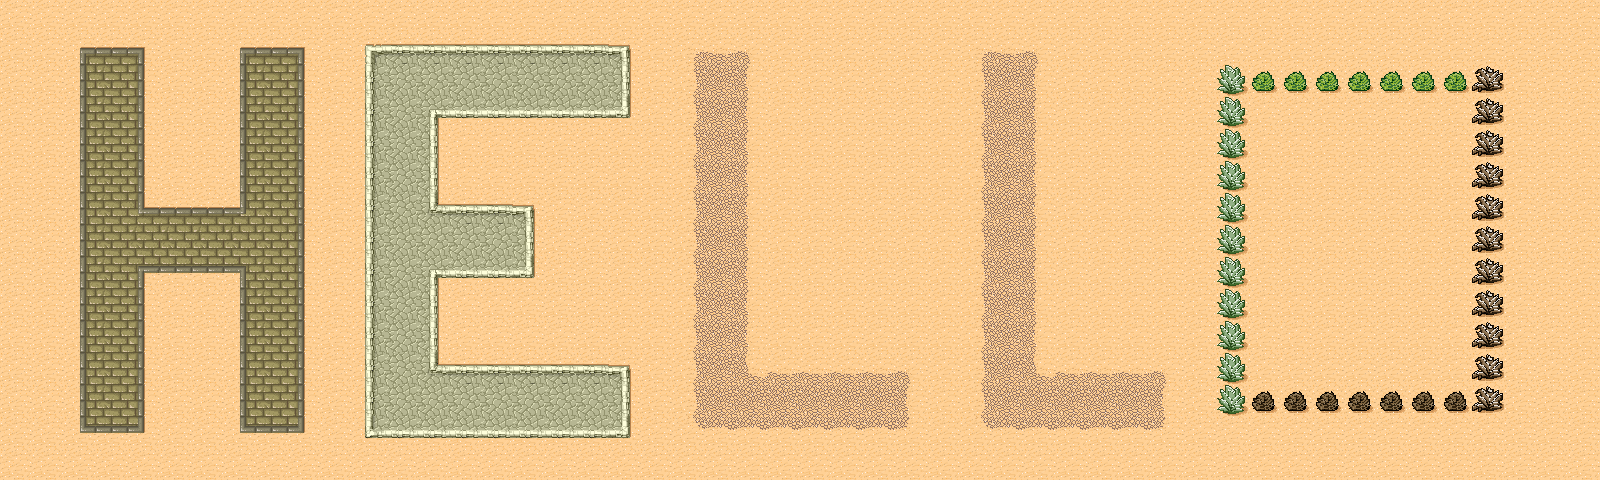

Below is a game level as drawn by its tile map, then a one-line description and the .tmx that defines it (tile-layer data replaced by summaries):
An orthogonal 50x15 tile map with 32x32 px tiles, 1 tile layer (Background), 2 tilesets.

<map version="1.2" tiledversion="1.2.5" orientation="orthogonal" renderorder="right-down" width="50" height="15" tilewidth="32" tileheight="32" infinite="0" nextlayerid="5" nextobjectid="1">
 <tileset firstgid="1" name="Desert" tilewidth="32" tileheight="32" spacing="1" margin="1" tilecount="48" columns="8">
  <image source="tmw_desert_spacing.png" width="265" height="199" />
 </tileset>
 <tileset firstgid="49" name="Test" tilewidth="32" tileheight="32" spacing="1" margin="1" tilecount="48" columns="8">
  <image source="tmw_desert_spacing.png" width="265" height="199" />
 </tileset>
 <layer id="4" name="Background" width="50" height="15">
  <data>[750 cells, 750 non-empty, 39 distinct tile ids]</data>
 </layer>
</map>
